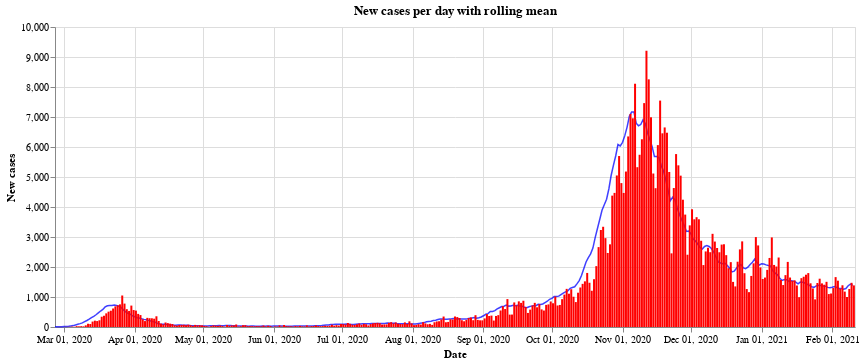

Here is the notebook cell this chart was saved with:
### Code cell
#collapse
bars = alt.Chart(all_austria).mark_bar(
    color='red',
    opacity=1,
    size=2
).encode(
    x=alt.X("yearmonthdate(Time):T", axis=alt.Axis(title='Date')),
    y=alt.Y("AnzahlFaelle:Q", axis=alt.Axis(title='New cases')),
)

line = alt.Chart(all_austria).mark_line(
    color='blue',
    opacity=0.75,
    size=1.5,
).transform_window(
    rolling_mean='mean(AnzahlFaelle)',
    frame=[0, 7]
).encode(x='yearmonthdate(Time):T',
         y='rolling_mean:Q'
         ).properties(title='New cases per day with rolling mean', width=800)

alt.layer(line, bars, data=all_austria)

### Figure 1 — Vega-Lite specification as saved in the notebook (floating-point values rounded to 4 significant figures; data arrays with more than 128 entries replaced by an {"elided": "..."} marker saying what was removed)
{"config": {"view": {"continuousWidth": 400, "continuousHeight": 300}}, "layer": [{"mark": {"type": "line", "color": "blue", "opacity": 0.75, "size": 1.5}, "encoding": {"x": {"type": "temporal", "field": "Time", "timeUnit": "yearmonthdate"}, "y": {"type": "quantitative", "field": "rolling_mean"}}, "title": "New cases per day with rolling mean", "transform": [{"window": [{"op": "mean", "field": "AnzahlFaelle", "as": "rolling_mean"}], "frame": [0, 7]}], "width": 800}, {"mark": {"type": "bar", "color": "red", "opacity": 1, "size": 2}, "encoding": {"x": {"type": "temporal", "axis": {"title": "Date"}, "field": "Time", "timeUnit": "yearmonthdate"}, "y": {"type": "quantitative", "axis": {"title": "New cases"}, "field": "AnzahlFaelle"}}}], "data": {"name": "data-3805d8334b2593ba47a1b5b482606cb0"}, "$schema": "https://vega.github.io/schema/vega-lite/v4.8.1.json", "datasets": {"data-3805d8334b2593ba47a1b5b482606cb0": {"elided": "351 records"}}}
